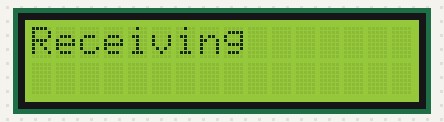
Recording of a sketch running on a simulated Arduino Uno, built with avr-gcc and run on an emulated ATmega328P. Shown: 16×2 character LCD. What the sketch prints to the serial monitor is not drawn.

Above: at 0.2 s.
At 0.71 s:
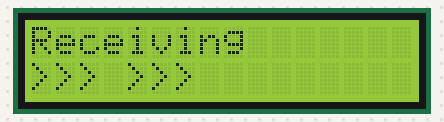
At 1.2 s:
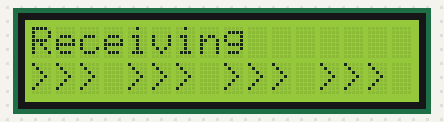
At 2.01 s:
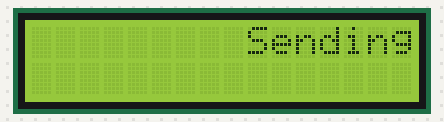
At 3.0 s:
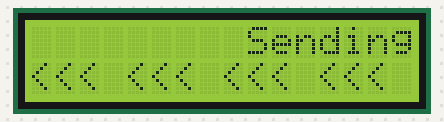
At 4.08 s:
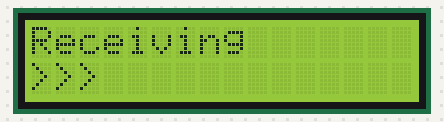

The sketch:

arrowAnimation.ino
```cpp
#include <Wire.h>
#include <LiquidCrystal_I2C.h>

LiquidCrystal_I2C lcd(0x27, 16, 2);

void setup()
{
  Serial.begin(9600);
  lcd.init();
  lcd.backlight();
}

void receivingDataAnimation() {
  lcd.clear();
  lcd.setCursor(0, 0);
  lcd.print("Receiving");
  delay(250);

  lcd.setCursor(0, 1);
  lcd.print(">>>");
  delay(250);

  lcd.setCursor(0, 1);
  lcd.print(">>> >>>");
  delay(250);

  lcd.setCursor(0, 1);
  lcd.print(">>> >>> >>>");
  delay(250);

  lcd.setCursor(0, 1);
  lcd.print(">>> >>> >>> >>>");
  delay(250);
}

void sendingDataAnimation() {
  lcd.clear();
  lcd.setCursor(0, 0);
  lcd.print("         Sending");
  delay(250);

  lcd.setCursor(0, 1);
  lcd.print("            <<<");
  delay(250);

  lcd.setCursor(0, 1);
  lcd.print("        <<< <<<");
  delay(250);

  lcd.setCursor(0, 1);
  lcd.print("    <<< <<< <<<");
  delay(250);

  lcd.setCursor(0, 1);
  lcd.print("<<< <<< <<< <<<");
  delay(250);
}

void loop()
{
  Serial.println("Got msg");
  receivingDataAnimation();
  delay(500);
  sendingDataAnimation();
  delay(500);
  Serial.println("Loop");
}
```

Measured:
- by itself, everything shown: repeats every 3.6 s, in 10 steps
- what the display in image 2 shows lasts 0.8 s, from 1.1 s to 1.9 s
